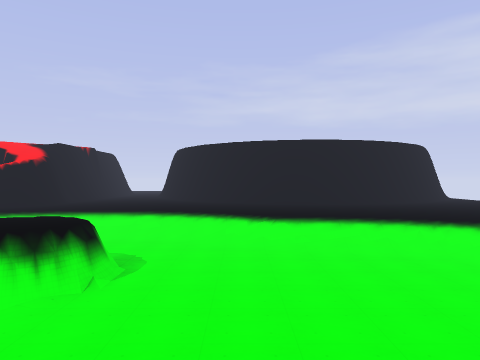
view 1 (above)

21 first-person views from a walk through a Godot game level. The camera is 1.5 m above the floor, looks level and sees 70° across. The floor is counted in squares, 2 m on a side. Each view is taken from the middle of a square. On the plan, view 1 faces up. The plan holds only what a view shows up to about 11 squares ahead; the rest is blank. The place goes on beyond the plan. Characters and animated objects are not drawn. Surface patterns are stand-ins for the level's own textures.

view 2
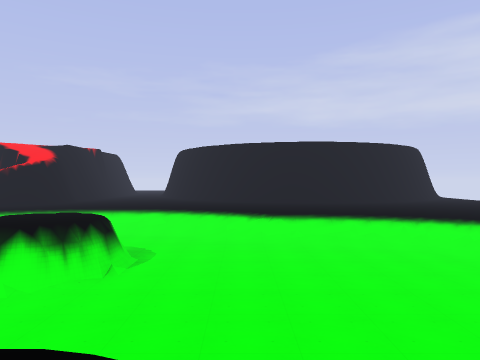

view 3
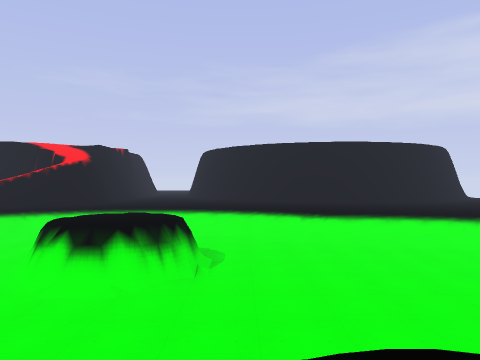

view 4
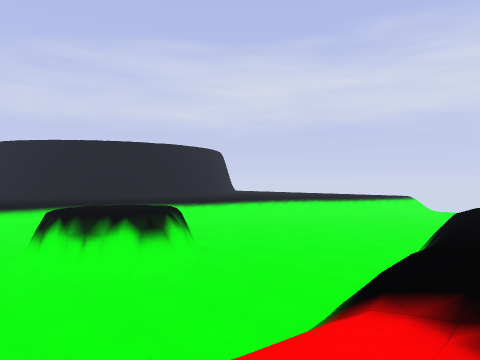

view 5
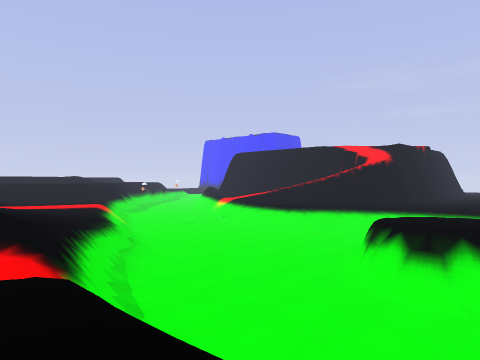

view 6
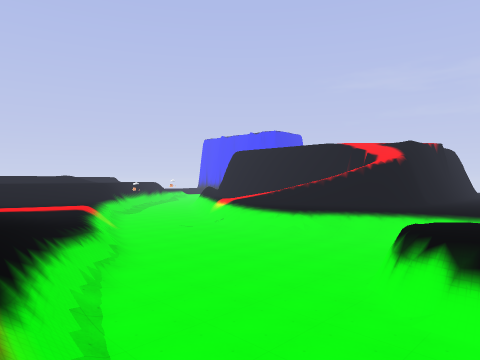

view 7
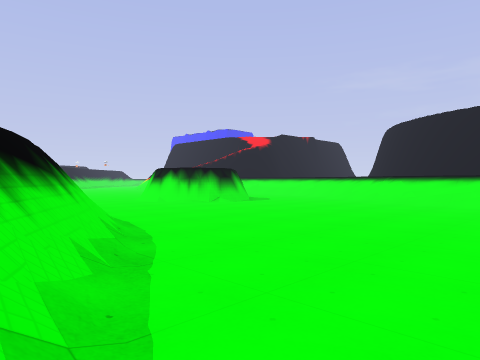

view 8
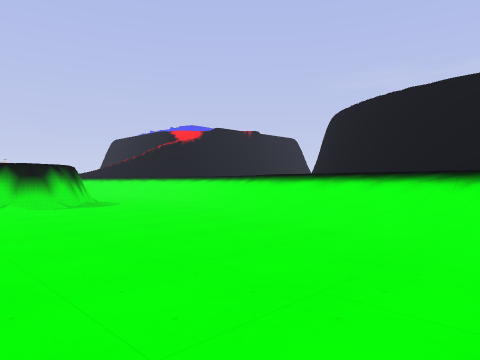

view 9
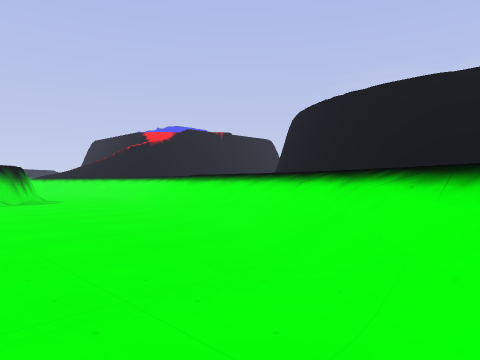

view 10
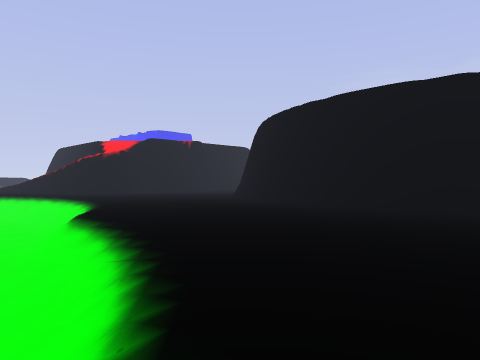

view 11
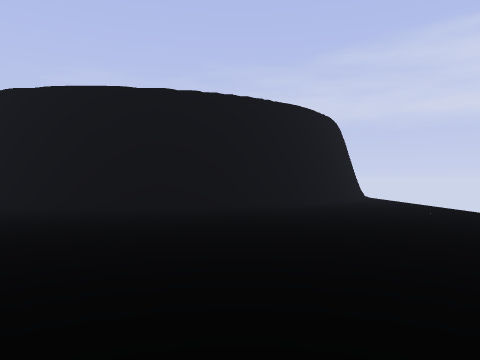

view 12
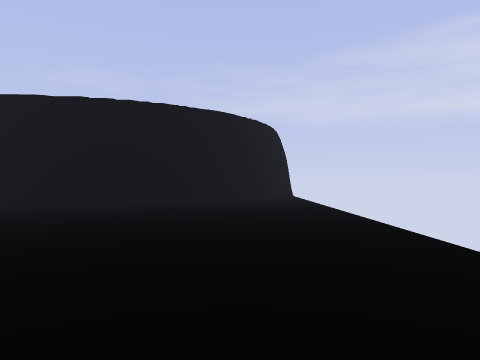

view 13
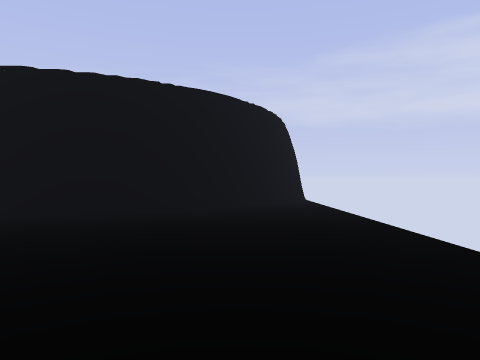

view 14
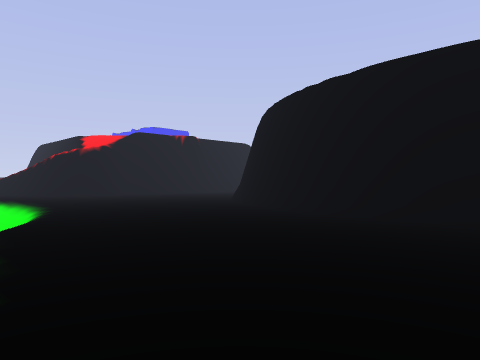

view 15
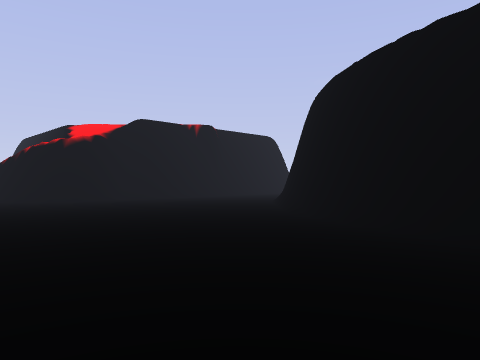

view 16
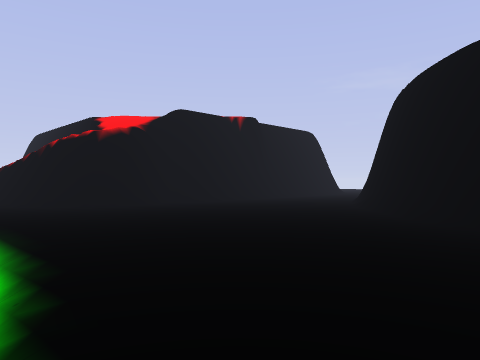

view 17
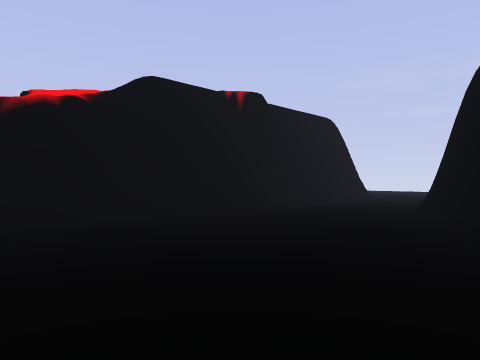

view 18
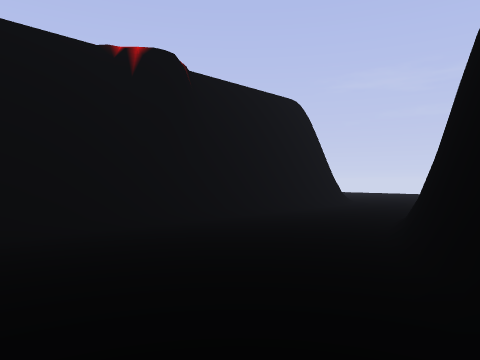

view 19
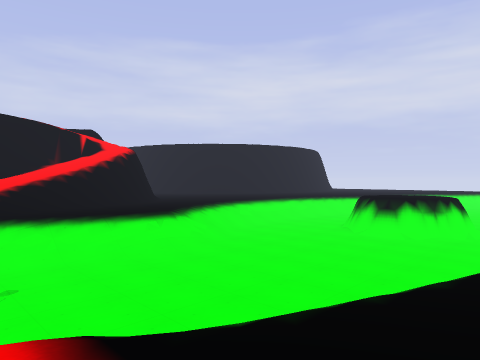

view 20
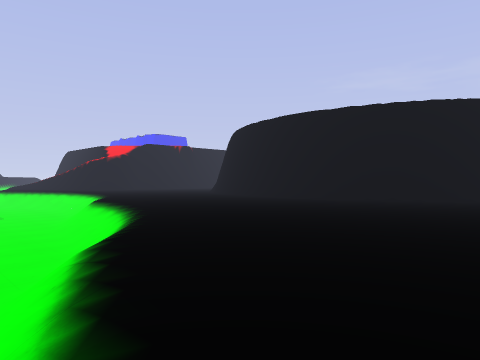

view 21
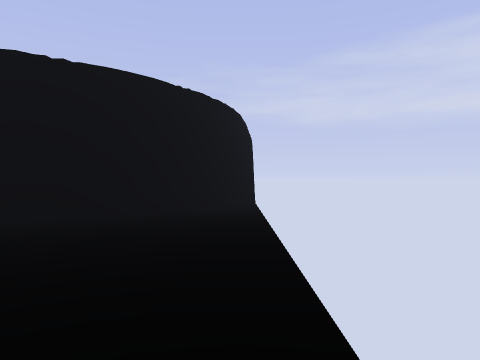

### Floor plan
Key: @ floor where view 1 was taken; # wall or solid block; . main floor; : floor 0.25 m higher than the main floor; + floor 0.5 m higher than the main floor; * floor 1 m higher than the main floor; - floor 1.75 m lower than the main floor; % floor 7 m higher than the main floor; / step, stairs or slope; = window, fence, low wall or low ledge; v drop or lower ground.
Columns run from 18 left of view 1 to 14 right of it. Each row starts with its distance up from view 1.
 30         #/..
 29        %#/..
 28        %#/..
 27        %#/..
 26        %#/..##
 25        %#/...#
 24         #/...#
 23        /#/...##                ##
 22        /#/....##              ##.
 21        /#/.....##            ##..
 20        /#/......##          ##...
 19      ///#........####    ####....
 18      v=/#...........######.......
 17        /#........................
 16   // /v##........................
 15   //=v#..........................
 14   //..    .////..................
 13   //...     //////...............
 12   //..//   -- --////...........
 11  -//////----- ----///////.... .
 10  -----------  --------////..
  9  -----------  #---------////
  8  ----------#  ##----------////.
  7  ----------#####-----------/// /
  6   /---------###----------- -
  5   ///------------------- -
  4   /////-----------------
  3 :///////----------------
  2  +////////---------------
  1    //////=//=  v===v=----
  0         ////////**@*==--
 -1          +     ** *  == -

Where each view was taken, in squares from view 1:
view 1: 0 up, 0 right, facing up
view 2: 1 down, 0 right, facing up
view 3: 1 down, 2 left, facing up
view 4: 1 down, 9 left, facing up-right
view 5: 1 down, 3 left, facing up-left
view 6: 0 up, 4 left, facing up-left
view 7: 1 down, 6 right, facing up-left
view 8: 5 up, 7 right, facing up-left
view 9: 6 up, 9 right, facing up-left
view 10: 9 up, 9 right, facing up-left
view 11: 9 up, 9 right, facing up
view 12: 8 up, 12 right, facing up
view 13: 11 up, 12 right, facing up
view 14: 11 up, 7 right, facing up-left
view 15: 13 up, 3 right, facing up-left
view 16: 13 up, 0 right, facing up-left
view 17: 16 up, 3 left, facing up-left
view 18: 20 up, 4 left, facing up-left
view 19: 3 up, 18 left, facing up-right
view 20: 7 up, 13 right, facing up-left
view 21: 13 up, 14 right, facing up
